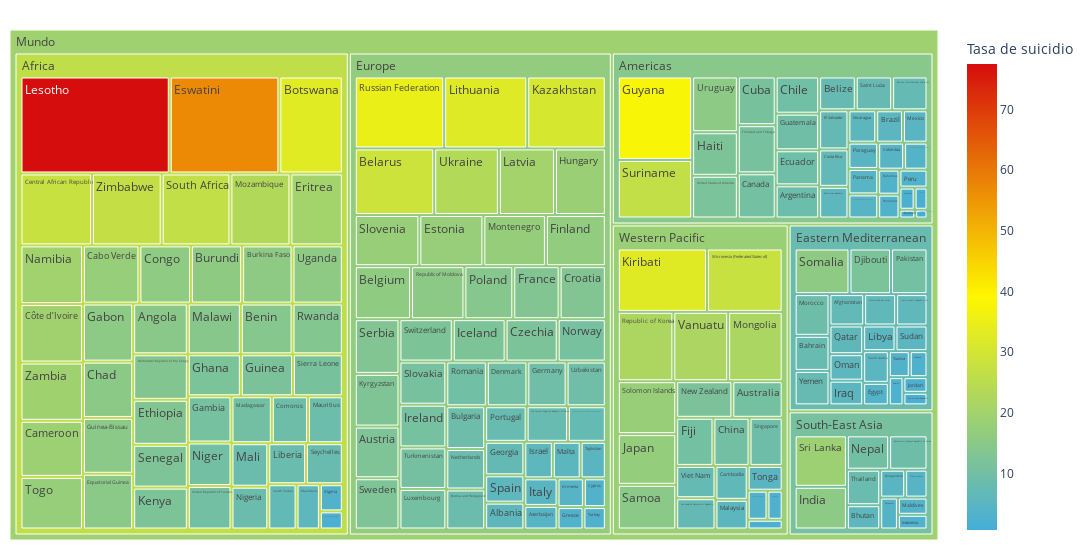

Notebook source saved alongside this figure:
### Code cell
#Creando un treemap
fig=px.treemap(dftotalgr, path=[px.Constant("Mundo"), "Continente", "País"], values="Tasa de suicidio", color="Tasa de suicidio",  color_continuous_scale=["#45add9", "#fff700", "#d60d0d"])
fig.update_layout(autosize=True, height=550, width=1200,
                  margin=dict(t=30, b=10, l=10, r=40),
                  )
fig.show()

### Figure 1 — Plotly figure (JSON) as saved in the notebook; plotly's stock layout.template omitted (floating-point values rounded to 4 significant figures; data arrays with more than 128 entries replaced by an {"elided": "..."} marker saying what was removed)
{"data": [{"branchvalues": "total", "customdata": {"elided": "190x1 float values"}, "domain": {"x": [0, 1], "y": [0, 1]}, "hovertemplate": "labels=%{label}<br>Tasa de suicidio_sum=%{value}<br>parent=%{parent}<br>id=%{id}<br>Tasa de suicidio=%{color}<extra></extra>", "ids": {"elided": "190 str values"}, "labels": {"elided": "190 str values"}, "level": "Mundo", "marker": {"coloraxis": "coloraxis", "colors": {"elided": "190 float values"}}, "name": "", "parents": {"elided": "190 str values"}, "type": "treemap", "values": {"elided": "190 float values"}}], "layout": {"autosize": true, "coloraxis": {"colorbar": {"title": {"text": "Tasa de suicidio"}}, "colorscale": [[0, "#45add9"], [0.5, "#fff700"], [1, "#d60d0d"]]}, "height": 550, "legend": {"tracegroupgap": 0}, "margin": {"b": 10, "l": 10, "r": 40, "t": 30}, "width": 1200}}
